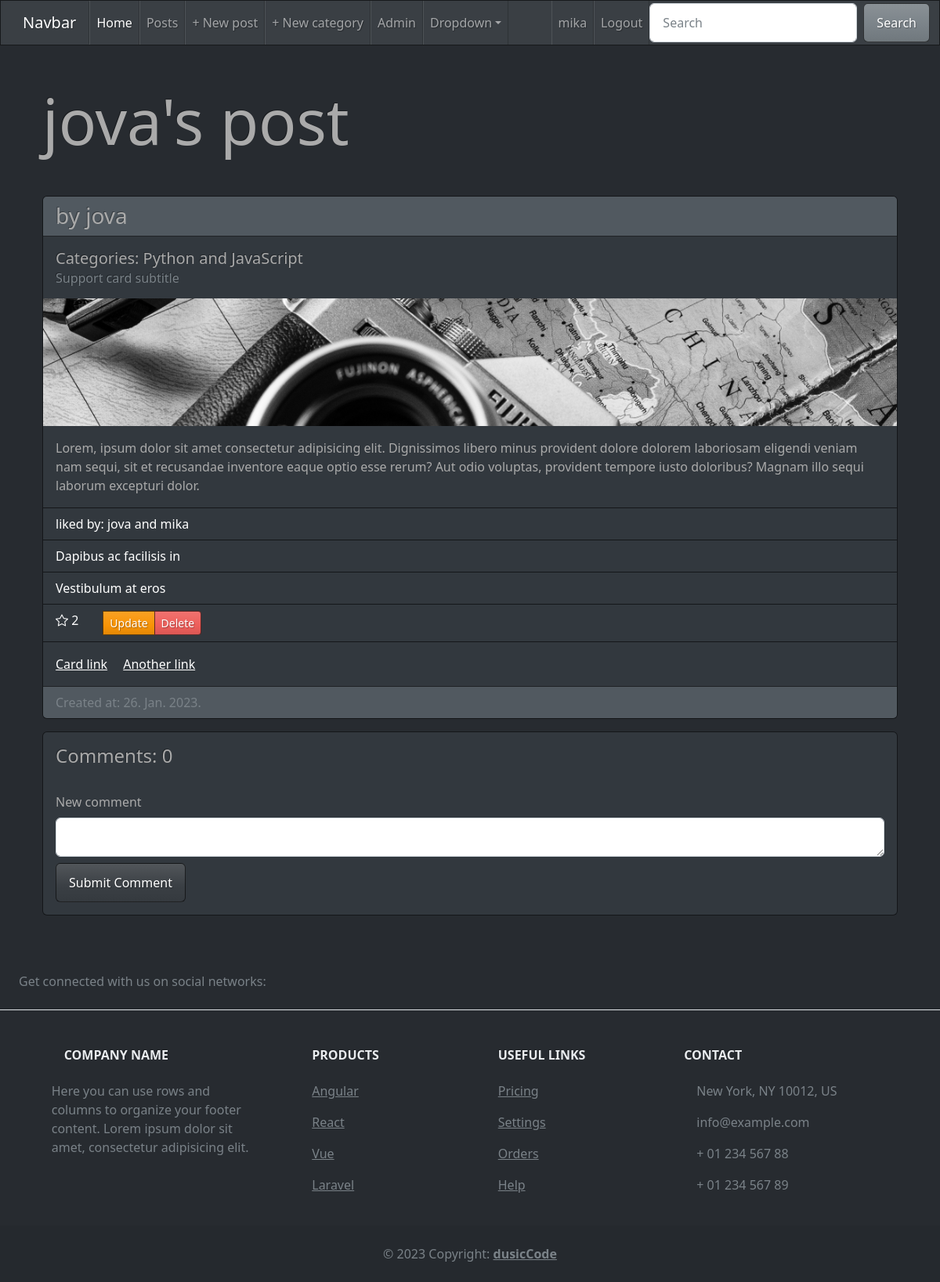
Screenshot of /post.2 (signed in) with the database file from the repository.
### app.py (models this page shows, shortened)
class User(db.Model, UserMixin):
    id = db.Column(db.Integer, primary_key=True)
    username = db.Column(db.String(80), unique=True, nullable=False)
    email = db.Column(db.String(120), unique=True, nullable=False)
    password = db.Column(db.String(120), nullable=False)
    posts = db.relationship('Post', backref='author', lazy=True)
    comments = db.relationship('Comment', backref='author', lazy=True)
    joined_at = db.Column(db.DateTime, nullable=False, default=datetime.utcnow)

class Post(db.Model):
    id = db.Column(db.Integer, primary_key=True)
    title = db.Column(db.String(120), nullable=False)
    content = db.Column(db.Text, nullable=False)
    author_id = db.Column(db.Integer, db.ForeignKey('user.id'), nullable=False)
    categories = db.relationship('Category', secondary='post_categories', backref='posts')
    likes = db.relationship('Like', backref='post', lazy=True)
    comments = db.relationship('Comment', cascade='all,delete', backref='post', lazy=True)
    created_at = db.Column(db.DateTime, nullable=False, default=datetime.utcnow)

class Category(db.Model):
    id = db.Column(db.Integer, primary_key=True)
    name = db.Column(db.String(80), unique=True, nullable=False)
    post_categories = db.Table('post_categories',
    db.Column('post_id', db.Integer, db.ForeignKey('post.id'), primary_key=True),
    db.Column('category_id', db.Integer, db.ForeignKey('category.id'), primary_key=True))
    created_at = db.Column(db.DateTime, nullable=False, default=datetime.utcnow)

### app.py (the view)
@app.route('/post.<int:post_id>')
def post_details(post_id):
    post = Post.query.get(post_id)
    likes = post.likes
    users = [like.user for like in likes]
    comments = Comment.query.filter_by(post_id=post_id).all()
    return render_template('post-details.html', post=post, user=current_user, comments=comments, users=users)

### app.py (called while the page is built)
@login_manager.user_loader
def load_user(user_id):
    return User.query.get(int(user_id))

### templates/post-details.html (shortened to what this page needs)
{% extends 'base.html' %}
{% block context %}
<div class="container">
    <div class="row">
        <div class="col">
            <h1 class="display-1 my-5">{{ post.title }}</h1>
            <div class="card mb-3">
              <h3 class="card-header">by {{ post.author.username }}</h3>
                <div class="card-body">
                  <h5 class="card-title">Categories: {% for cat in post.categories %} {{ cat.name }}{% if not loop.last %}{% if loop.index == loop.length - 2 %}, {% else %} and {%  endif %}{% endif %}{% endfor %}</h5>
                  <h6 class="card-subtitle text-muted">Support card subtitle</h6>
                </div>
                <div class="card-image">
                  <image src="{{url_for('static',filename = 'images/ban.jpg')}}" width="100%" >
                  </div>
                <div class="card-body">
                  <p class="card-text">{{ post.content }}</p>
                </div>
                <ul class="list-group list-group-flush">
                  <li class="list-group-item">liked by:    {% for user in users %}
                    {{ user.username }}{% if not loop.last %}{% if loop.index == loop.length - 2 %}, {% else %} and {% endif %}{% endif %}
                    {% endfor %}</li>
                  <li class="list-group-item">Dapibus ac facilisis in</li>
                  <li class="list-group-item">Vestibulum at eros</li>
                  <div class="d-flex">
                    <a href="{{ url_for('like_post', post_id=post.id, page='post_details') }}" class="card-text mt-2 ms-3" style="text-decoration: none;"><i class="bi bi-star"></i> {{ post.likes|count }}</br>
                  <div class="btn-group my-2 me-auto ms-3" role="group" aria-label="Basic example">
                    <a href="{{ url_for('update_post', post_id=post.id, page='post_details') }}" class="btn btn-sm btn-warning">Update</a>
                    <a href="{{ url_for('delete_post', post_id=post.id) }}" class="btn btn-sm btn-danger" onClick="return confirm('Are you sure!')">Delete</a>
                  </div>
                    </div>
                </ul>
                <div class="card-body">
                  <a href="#" class="card-link">Card link</a>
                  <a href="#" class="card-link">Another link</a>
                </div>
                <div class="card-footer text-muted">
                    Created at: {{ post.created_at.strftime('%d. %b. %Y.') }}
                 </div>
              </div>
              <div class="card mb-5">
                <div class="card-body">
                  <h4 class="card-title">Comments: {{ comments|count }}</h4>
                  <form method="POST" action="{{ url_for('add_comment', post_id=post.id) }}">
                    <div class="form-group">
                        <label for="content" class="form-label mt-4">New comment</label>
                        <textarea class="form-control" id="content" name="content" rows="1"></textarea>
                      </div>
                    <input class="btn btn-primary mt-2" type="submit" value="Submit Comment">
                </form>
                </div>
              </div>
        </div>
    </div>
</div>
{% endblock %}

### templates/base.html (shortened to what this page needs)
<!DOCTYPE html>
<html lang="en">
<head>
    <link rel="stylesheet" href="{{ url_for('static', filename='css/state.css') }}">
    <link rel="stylesheet" href="https://cdn.jsdelivr.net/npm/bootstrap-icons@1.10.3/font/bootstrap-icons.css">
</head>
<body>
    <nav class="navbar navbar-expand-lg navbar-dark bg-primary">
        <div class="container-fluid">
          <a class="navbar-brand" href="#">Navbar</a>
          <div class="collapse navbar-collapse" id="navbarColor01">
            <ul class="navbar-nav me-auto">
              {% if user.is_authenticated %}
              <li class="nav-item">
                <a class="nav-link active" href="{{ url_for('index') }}">Home
                </a>
              </li>
              <li class="nav-item">
                <a class="nav-link" href="{{ url_for('posts') }}">Posts</a>
              </li>
              <li class="nav-item">
                <a class="nav-link" href="{{ url_for('new_post') }}">+ New post</a>
              </li>
              <li class="nav-item">
                <a class="nav-link" href="{{ url_for('new_category') }}" data-bs-toggle="modal" data-bs-target="#new_category">+ New category</a>
              </li>
              <li class="nav-item">
                <a class="nav-link" href="/admin">Admin</a>
              </li>
              <li class="nav-item dropdown">
                <a class="nav-link dropdown-toggle" data-bs-toggle="dropdown" href="#" role="button" aria-haspopup="true" aria-expanded="false">Dropdown</a>
              </li>
              {% endif %}
            </ul>
            <ul class="navbar-nav">
              {% if user.is_authenticated %}
            <li class="nav-item">
              <a class="nav-link" href="{{ url_for('user') }}">{{ current_user.username }}</a>
            </li>
              <li class="nav-item">
                <a class="nav-link" href="{{ url_for('logout') }}">Logout</a>
            {% endif %}
            </ul>
            <form class="d-flex">
              <input class="form-control me-sm-2" type="search" placeholder="Search">
              <button class="btn btn-secondary my-2 my-sm-0" type="submit">Search</button>
            </form>
          </div>
        </div>
      </nav>
    <div class="container" style="min-height: calc(100vh - 130px)">
      {% block context %}
      {% endblock %}
  </div>
    {% include 'footer.html' %}
</body>
</html>

### rows the page displays
User: username "mika"
Post: title "jova's post", content "Lorem, ipsum dolor sit amet consectetur adipisicing elit. Dignissimos libero minus provident dolore dolorem laboriosam eligendi veniam nam sequi, sit et recusandae inventore eaque optio esse rerum? Aut odio voluptas, provident tempore iusto doloribus? Magnam illo sequi laborum excepturi dolor.", created_at "26. Jan. 2023."
User: author.username "jova", username "jova", shows "and"
Category: name "Python", shows "and"
Category: name "JavaScript"

### other values shown
{{ post.likes|count }} "2"
{{ comments|count }} "0"
